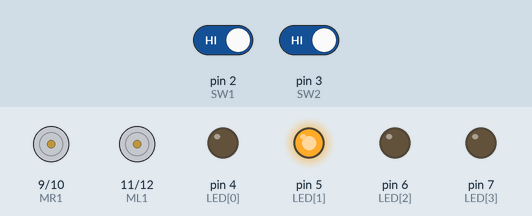
This sketch was run on a simulated Arduino Uno, built with avr-gcc and run on an emulated ATmega328P. On the bench: motor-driver pin pairs drawn as motors (green arrow = first pin HIGH = forward, orange = second pin HIGH = backward, longer = more drive), output pins drawn as LEDs (lit = HIGH). Dashed ring = blinking. Inputs (shaded band) come from the test bench; at power-on: pin 2 (SW1) HIGH, pin 3 (SW2) HIGH.

Above: at 8.8 s.
8.9 s: pin 2 (SW1) driven LOW and pin 3 (SW2) driven LOW
At 11.9 s:
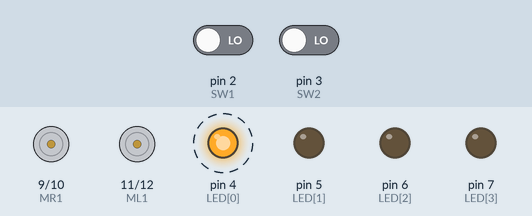
At 14.1 s:
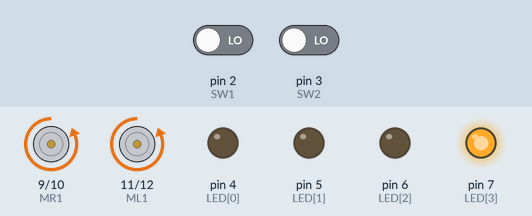
14.5 s: pin 3 (SW2) driven HIGH
At 18.4 s:
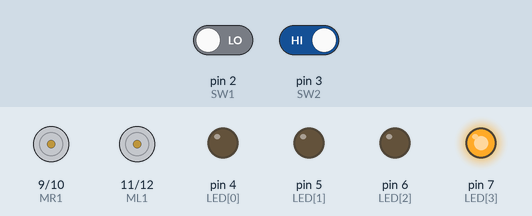
19.5 s: pin 3 (SW2) driven LOW
Timing chart, 0 to 30.5 s (numbered marks = the images above; inputs shaded):
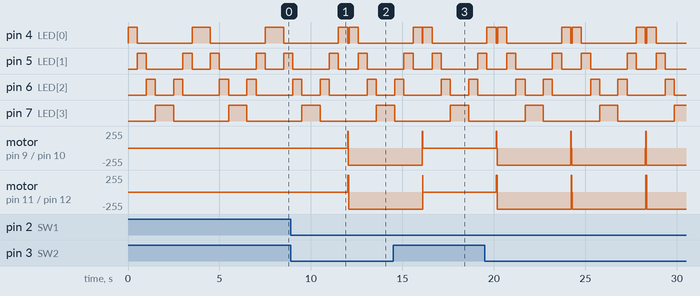

The sketch:

TestNano2.ino
```cpp
#define SW1 2
#define SW2 3
int LED[] = { 4,5,6,7 };
#define MR1 9
#define MR2 10
#define ML1 11
#define ML2 12
int btn1 = 1;
int btn2 = 1;

void setup() {
  pinMode(SW1, INPUT);
  pinMode(SW2, INPUT);
  pinMode(LED[0], OUTPUT);
  pinMode(LED[1], OUTPUT);
  pinMode(LED[2], OUTPUT);
  pinMode(LED[3], OUTPUT);
  pinMode(MR1, OUTPUT);
  pinMode(MR2, OUTPUT);
  pinMode(ML1, OUTPUT);
  pinMode(ML2, OUTPUT);
}

void loop() {
  btn1= digitalRead(SW1);
  btn2= digitalRead(SW2);

  if(btn1 == 0){
    digitalWrite(MR1, HIGH);
    delay(10);
    digitalWrite(MR2, LOW);
     delay(10);
    digitalWrite(ML1, HIGH);
     delay(10);
    digitalWrite(ML2, LOW);
     delay(10);
  }else{
    digitalWrite(MR1, LOW);
    digitalWrite(MR2, LOW);
    digitalWrite(ML1, LOW);
    digitalWrite(ML2, LOW);
  }
   if(btn2 == 0){
    digitalWrite(MR1, LOW);
     delay(10);
    digitalWrite(MR2, HIGH);
     delay(10);
    digitalWrite(ML1, LOW);
     delay(10);
    digitalWrite(ML2, HIGH);
     delay(10);
  }else{
    digitalWrite(MR1, LOW);
    digitalWrite(MR2, LOW);
    digitalWrite(ML1, LOW);
    digitalWrite(ML2, LOW);
  }

  for(int x=0; x<=3; x++){
    digitalWrite(LED[x], HIGH);
    delay(500);
    digitalWrite(LED[x], LOW);
  }
   for(int x=3; x>=0; x--){
    digitalWrite(LED[x], HIGH);
    delay(500);
    digitalWrite(LED[x], LOW);
  }

}
```

Measured:
- after the input at 8.9 s, motor on pin 9 (MR1) / pin 10 (MR2), motor on pin 11 (ML1) / pin 12 (ML2): stopped → backward 255/255 after 3.1 s
- after the input at 14.5 s, motor on pin 9 (MR1) / pin 10 (MR2), motor on pin 11 (ML1) / pin 12 (ML2): goes on until 16.1 s, then stays stopped
- by itself, pin 4 (LED[0]): repeats every 4.1 s: LOW 0.08 s, HIGH 0.50 s, LOW 3.0 s, HIGH 0.50 s
- by itself, pin 5 (LED[1]): repeats every 4.1 s: HIGH 0.50 s, LOW 2.0 s, HIGH 0.50 s, LOW 1.1 s
- by itself, pin 6 (LED[2]): repeats every 4.1 s: LOW 1.0 s, HIGH 0.50 s, LOW 2.1 s, HIGH 0.50 s
- by itself, pin 7 (LED[3]): alternates HIGH for 1.0 s and LOW for 3.1 s
